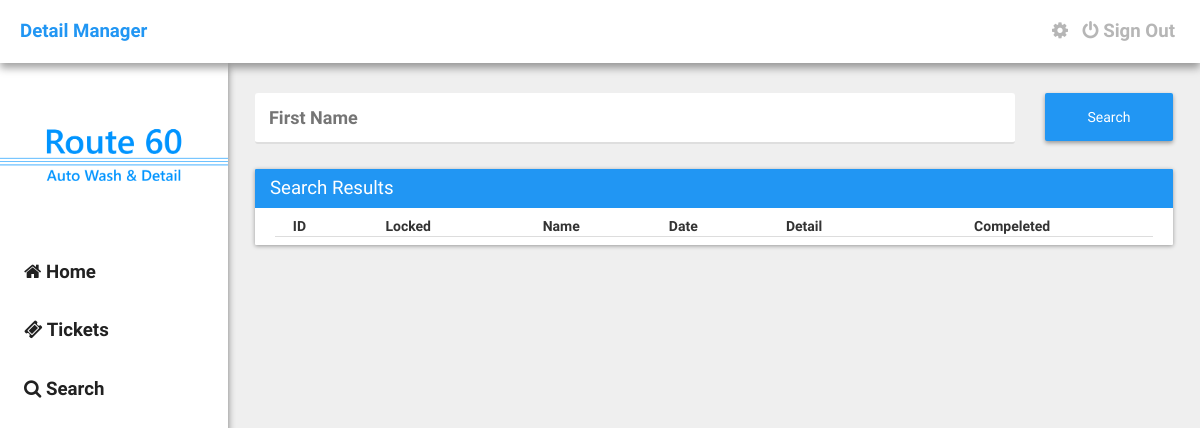
Before: /search.php?firstname=Cindy (signed in) with the older database file.
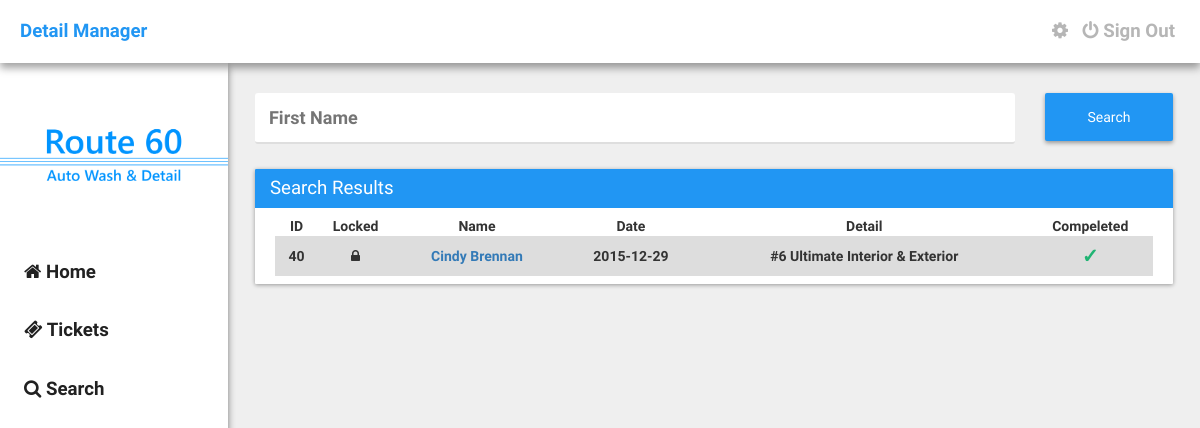
After: the same page with the newer database file.
### tables this page shows
CREATE TABLE `detail_tickets` (
  `id` int(11) NOT NULL,
  `locked` int(11) NOT NULL DEFAULT '0',
  `first_name` text NOT NULL,
  `last_name` text NOT NULL,
  `phone_number` varchar(32) NOT NULL,
  `date` date NOT NULL,
  `vehicle_make` text NOT NULL,
  `vehicle_model` text NOT NULL,
  `vehicle_color` text NOT NULL,
  `discount` int(11) NOT NULL,
  `services` varchar(32) NOT NULL,
  `pre_paid_done` varchar(32) NOT NULL,
  `user_id` varchar(32) NOT NULL,
  `ticket_id` varchar(32) NOT NULL,
  `notes` text NOT NULL,
  `ticket_creator` text NOT NULL,
  `engine` varchar(2) NOT NULL DEFAULT '0',
  `wax` varchar(2) NOT NULL DEFAULT '0',
  `mat` varchar(2) NOT NULL DEFAULT '0'
);

### assets/core/init.php (called while the page is built, shortened)
<?php
	$site = "http://".$_SERVER['SERVER_NAME']."";
	require("functions/users.php");
	if(logged_in() === true) {
		$session_user_id = $_SESSION['user_id'];
		$user_data = user_data($session_user_id, 'user_id', 'username', 'password', 'email', 'avatar', 'description', 'power_rank', 'active', 'type', 'dob');
	}

### assets/core/functions/users.php (called while the page is built, shortened)
<?php
	function user_data($user_id) {
		$user_id = (int)$user_id;
		$func_num_args = func_num_args();
		$func_get_args = func_get_args();
		if($func_num_args > 1) {
			unset($func_get_args[0]);
			$fields = '`'.implode('`, `', $func_get_args).'`';
			$data = mysql_fetch_assoc(mysql_query("SELECT $fields FROM `detail_users` WHERE `user_id`='$user_id'"));
			return $data;
		}
	}
	function logged_in() {
		return (isset($_SESSION['user_id'])) ? true : false;
	}
?>

### search.php (the view, shortened to what this page needs)
<?php require("./assets/core/init.php"); require("./include/navbar.php"); ?>
<?php
	if(isset($_GET['firstname'])) {
		$fname = $_GET['firstname'];
	}else{
	}
	$sql= "SELECT * FROM detail_tickets WHERE first_name ='".$fname."' ORDER BY id DESC";
	$result=mysql_query($sql);
?>
	<div class="container">
		<form action="" method="POST">
			<div class="row">
				<div class="col-md-10">
					<input type="text" name="firstname" id="firstname" placeholder="First Name" />
				</div>
				<div class="col-md-2">
					<input type="submit" name="searchit" id="searchit" value="Search" class="button-raised" style="margin-top: 10px; height: 48px;" />
				</div>
			</div>
		</form>
		<div class="card">
			<div class="card-title">Search Results</div>
			<div class="card-content">
				<table class="table" padding="10" style="text-align: center;">
					<thead>
						<tr>
							<th>ID</th>
							<th>Locked</th>
							<th>Name</th>
							<th>Date</th>
							<th>Detail</th>
							<th>Compeleted</th>
						</tr>
					</thead>
					<tbody>
						<?php
							while ($row = mysql_fetch_array($result)) {
								$id = $row['id'];
								$services = $row['services'];
								$options = $row['pre_paid_done'];
								if($services == 'wax'){
			                        $servicetitle = "Meguiar's Wax";
			                    }elseif($services == 1) {
			                        $servicetitle = "#1 Interior Only Detail";
			                    }
			                    elseif($services == 2) {
			                        $servicetitle = "#2 Exterior Only Detail";
			                    }
			                    elseif($services == 3) {
			                        $servicetitle = "#3 Complete Interior & Exterior";
			                    }
			                    elseif($services == 4) {
			                        $servicetitle = "#4 Engine Detail";
			                    }
			                    elseif($services == 5) {
			                        $servicetitle = "#5 Paint Restoration";
			                    }
			                    elseif($services == 6) {
			                        $servicetitle = "#6 Ultimate Interior & Exterior";
			                    }
			                    elseif($services == 7) {
                                    $servicetitle = "#7 Synthetic Sealer Special";
                                }
                                elseif($services == "hw") {
                                    $servicetitle = "Hand Wash - Car";
                                }
                                elseif($services == "hwfs") {
                                    $servicetitle = "Hand Wash - Car w/ Full Service";
                                }
                                elseif($services == "hwsuv") {
                                    $servicetitle = "Hand Wash - SUV";
                                }
                                elseif($services == "hwsuvfs") {
                                    $servicetitle = "Hand Wash - SUV w/ Full Service";
                                }
                                if($options == 'Prepaid') {
			                        $option = "<center><h6 style='color: #E14747; margin: 0px; font-size: 20px;'>X</h6></center>";
			                    }elseif($options == 'Paid/Completed') {
			                        $option = "<center><h6 style='color: #20B473; margin: 0px; font-size: 20px;'>&check;</h6></center>";
			                    }elseif($options == 'Appointment') {
                                    $option = "<center><h6 style='color: #FFC017; margin: 0px; font-size: 20px;'><i class='fa fa-clock-o'></i></h6></center>";
                                }
                                if($row['locked'] == 0) {
                                    $locking = "<i class='fa fa-unlock'></i>";
                                }elseif($row['locked'] == 1) {
                                    $locking = "<i class='fa fa-lock'></i>";
                                }
                                echo '<tr>';
                                echo '<td>'.$id.'</td>';
                                echo '<td>'.$locking.'</td>';
                                echo '<td><a href="'.$site.'/ticket?id='.$row['ticket_id'].'">'.$row['first_name'].' '.$row['last_name'].'</a></td>';
                                echo '<td>'.$row['date'].'</td>';
                                echo '<td>'.$servicetitle.'</td>';
                                echo '<td>'.$option.'</td>';
                                echo '</tr>';
							}
						?>
					</tbody>
				</table>
			</div>
		</div>
	</div>
<?php require("./include/footer.php"); ?>

### include/navbar.php (shortened to what this page needs)
<!DOCTYPE html>
<html>
<head>
	<link rel="stylesheet" type="text/css" href="<?php echo $site; ?>/assets/css/bootstrap.min.css">
	<link rel="stylesheet" type="text/css" href="<?php echo $site; ?>/assets/css/main.css" />
	<link rel="stylesheet" href="https://maxcdn.bootstrapcdn.com/font-awesome/4.4.0/css/font-awesome.min.css">
</head>
<body>
	<div class="nav">
		<a href="<?php echo $site; ?>" class="brand">Detail Manager</a>
		<div class="right">
			<?php
				if(logged_in() === true) {
					if($user_data['username'] == "route60admin") {
						echo '<a href="'.$site.'/settings" class="navigation"><i class="fa fa-cog"></i></a>';
					}else{
						echo '';
					}
				}else{
					echo '';
				}
			?>
			<?php
				if(logged_in() === true) {
					echo '<a href="/signout" class="navigation"><i class="fa fa-power-off"></i> Sign Out</a>';
				}else{
					echo '<a href="/signin" class="navigation"><i class="fa fa-power-off"></i> Sign In</a>';
				}
			?>
		</div>
	</div>
	<div class="left-nav">
		<div class="header">
		</div>
		<div class="links">
			<a href="<?php echo $site; ?>"><i class="fa fa-home"></i> Home</a>
			<a href="<?php echo $site; ?>/tickets?page=1"><i class="fa fa-ticket"></i> Tickets</a>
			<a href="<?php echo $site; ?>/search"><i class="fa fa-search"></i> Search</a>
		</div>
	</div>

### include/footer.php
</body>
</html>

### assets/css/main.css (style rules this page uses)
body { margin: 0px; padding: 0px; height: 100%; font-weight: bold; min-height: 100%; background: #EFEFEF; font-family: "RobotoDraft", Arial, sans-serif, Helvetica; }
.right { float: right; }
.nav { width: 100%; z-index: 9999; font-size: 14pt; padding: 18px 20px; position: relative; background: #FFFFFF; box-sizing: border-box; -moz-box-sizing: border-box; -webkit-box-sizing: border-box; box-shadow: 0 5px 8px rgba(0, 0, 0, 0.37); }
.nav > .brand { color: #2196F3; font-weight: bold; text-decoration: none; transition: all 0.18s ease; }
.nav > .right > a { color: #B6B6B6; margin-left: 5px; margin-right: 5px; transition: all 0.18s ease; }
.left-nav { width: 19%; height: 100%; z-index: 9998; position: fixed; background: #FFFFFF; box-shadow: 0 4px 7px rgba(0, 0, 0, 0.49); }
.left-nav > .header { width: 100%; height: 150px; background: url(../imgs/BackgroundV2.png); background-size: cover; }
.left-nav > .links { width: 100%; margin-top: 30px; }
.left-nav > .links > a { width: 100%; color: #212121; display: block; font-size: 14pt; padding: 16px 24px; text-decoration: none; box-sizing: border-box; transition: all 0.18s ease; -moz-box-sizing: border-box; -webkit-box-sizing: border-box; }
.container { width: 79%; float: right; margin-top: 20px; margin-left: 20px; margin-right: 12px; }
.card { width: 100%; margin-top: 15px; border-radius: 1px; margin-bottom: 15px; background: #FFFFFF; box-shadow: 0 1px 4px rgba(0, 0, 0, 0.37); }
.card > .card-title { color: #FFFFFF; font-size: 14pt; font-weight: 300; padding: 6px 15px; background: #2196F3; border-top-left-radius: 1px; border-top-right-radius: 1px; }
.card > .card-content { padding: 8px 20px; }
.table { width: 100%; }
.table > thead > tr { padding: 1px 5px; border-bottom: 1px solid #DDDDDD; }
.table > tbody > tr:nth-child(odd) { background: #DDDDDD; }
td { padding: 5px; }
.button-raised { width: 100%; border: none; color: #FFFFFF; font-weight: 500; padding: 8px 20px; text-align: center; border-radius: 2px; background: #2196F3; display: inline-block; transition: all 0.3s ease; box-shadow: 0 2px 4px rgba(0, 0, 0, 0.37); }
input[type='text'] { width: 100%; border: none; outline: none; font-size: 18px; margin-top: 10px; padding: 12px 14px; border-radius: 3px; margin-bottom: 10px; border-bottom: 2px solid #DEDEDE; transition: border-bottom 0.18s ease; }

Changed rows visible on the page:
added detail_tickets: id "40", locked 1 (drawn), first_name "Cindy", last_name "Brennan", date "2015-12-29", services "#6 Ultimate Interior & Exterior"
